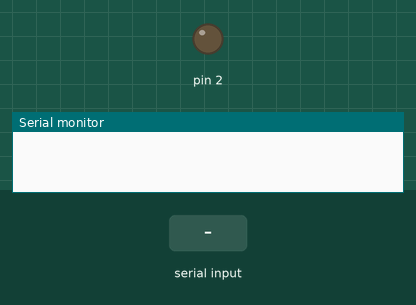
The sketch below on a simulated Arduino Uno, built with avr-gcc and run on an emulated ATmega328P. On the bench: output pins drawn as LEDs (lit = HIGH), the last lines printed to the serial monitor. The inputs (shaded band) are chosen by the test bench.

Above: at 1.2 s.
1.3 s: "1" received over Serial
At 2.5 s:
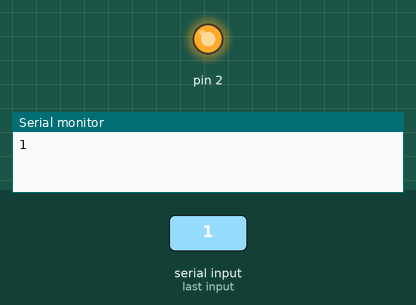
2.8 s: "0" received over Serial
At 3.8 s:
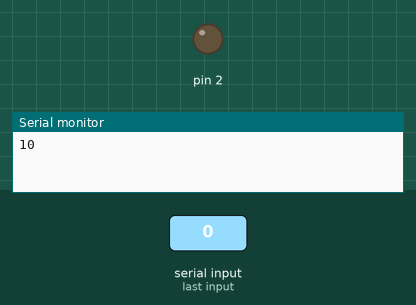
Timing chart, 0 to 5.8 s (numbered marks = the images above; inputs shaded):
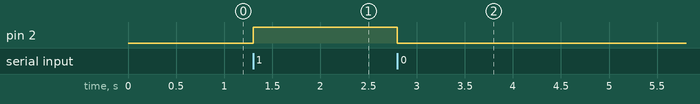

The sketch:

sketch_may03c.ino
```cpp
void setup() {
  Serial.begin(9600);
  pinMode(2,OUTPUT);
}

void loop() {
  if(Serial.available()){
    char ch=Serial.read();
    Serial.write(ch);
    if(ch=='1'){
      digitalWrite(2,HIGH);
    }
    if(ch=='0'){
      digitalWrite(2,LOW);
    }
  }
}
```

Measured:
- after the input at 1.3 s, pin 2: LOW → HIGH at once
- after the input at 2.8 s, pin 2: HIGH → LOW at once
